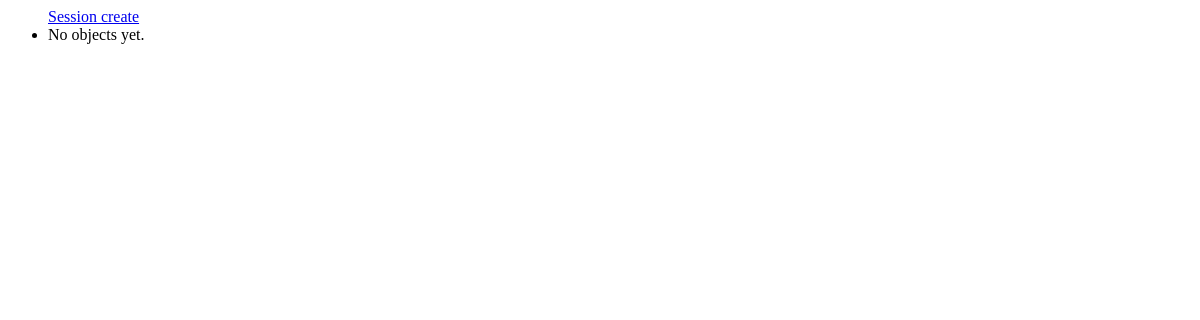
Page /main/session/list/ on the earlier database version.
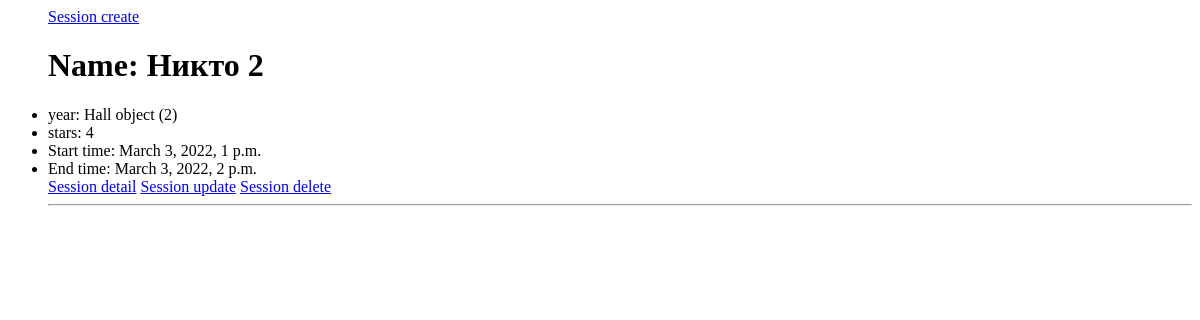
Same page on the later database version.
### logbook/models.py (models this page shows)
class Session(models.Model):
    movie_id = models.ForeignKey(Movie, on_delete=models.CASCADE)
    hall_id = models.ForeignKey(Hall, on_delete=models.CASCADE)
    price = models.IntegerField()
    time_start = models.DateTimeField()
    time_end = models.DateTimeField()

class Movie(models.Model):
    name = models.CharField(max_length=30)
    year = models.DateField()
    stars = models.IntegerField(validators=[MaxValueValidator(10), MinValueValidator(0)])
    descriptions = models.TextField(max_length=800)
    def __str__(self):
        return f"Name: {self.name}"

class Hall(models.Model):
    room = models.IntegerField()
    cinema_id = models.ForeignKey(Cinema, on_delete=models.CASCADE)
    seats = models.IntegerField()
    volume = models.CharField(max_length=3)

### logbook/views.py (the view)
# urls.py: path('session/list/', SessionList.as_view()),
class SessionList(ListView):
    model = Session
    template_name = 'session/session_list.html'

### templates/session/session_list.html
<ul>
    <a href="{% url 'Menu' %}session/create/">Session create</a>
    {% for object in object_list %}
    <h1>{{object.movie_id}}</h1>
    <li>year: {{object.hall_id}}</li>
    <li>stars: {{object.price}}</li>
    <li>Start time: {{object.time_start}}</li>
    <li>End time: {{object.time_end}}</li>
    <a href="{% url 'Menu' %}session/{{object.id}}/">Session detail</a>
    <a href="{% url 'Menu' %}session/{{object.id}}/update/">Session update</a>
    <a href="{% url 'Menu' %}session/{{object.id}}/delete/">Session delete</a>
    <hr/>
    {% empty %}
    <li>No objects yet.</li>
    {% endfor %}
</ul>

Differences in the rows shown:
added Session: movie_id "Name: Никто 2", hall_id "Hall object (2)", price "4", time_start "March 3, 2022, 1 p.m.", time_end "March 3, 2022, 2 p.m."
Other differences:
text no longer shown: "No objects yet."
